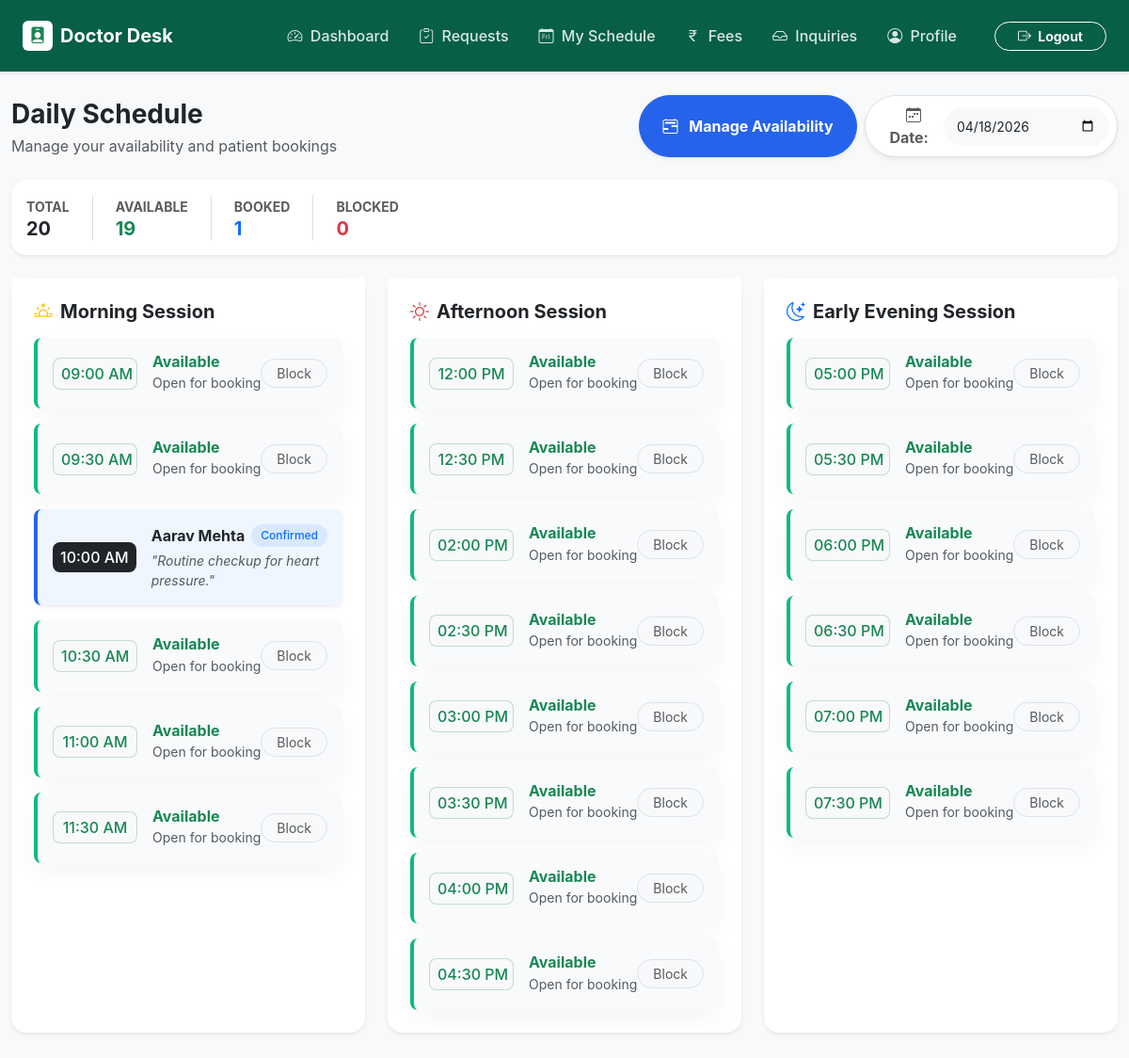
Screenshot of /doctor/schedule.php?date=2026-04-18 (signed in) with the database file from the repository.
### tables this page shows
CREATE TABLE `appointments` (
  `id` int(11) NOT NULL,
  `patient_id` int(11) DEFAULT NULL,
  `doctor_id` int(11) DEFAULT NULL,
  `appointment_date` date DEFAULT NULL,
  `appointment_time` time DEFAULT NULL,
  `appointment_end_time` time DEFAULT NULL,
  `reason` text DEFAULT NULL,
  `status` enum('Pending','Approved','Rejected','Cancelled') DEFAULT 'Pending',
  `created_at` timestamp NOT NULL DEFAULT current_timestamp()
);

CREATE TABLE `patients` (
  `id` int(11) NOT NULL,
  `name` varchar(100) NOT NULL,
  `email` varchar(100) DEFAULT NULL,
  `phone` varchar(15) DEFAULT NULL,
  `password` varchar(255) NOT NULL,
  `created_at` timestamp NOT NULL DEFAULT current_timestamp()
);

### doctor/schedule.php (the view, shortened to what this page needs)
<?php
include "../includes/db.php";
$doctor_id = $_SESSION['doctor_id'];
$time_slots = [
    'Morning' => ['09:00 AM', '09:30 AM', '10:00 AM', '10:30 AM', '11:00 AM', '11:30 AM'],
    'Afternoon' => ['12:00 PM', '12:30 PM', '02:00 PM', '02:30 PM', '03:00 PM', '03:30 PM', '04:00 PM', '04:30 PM'],
    'Early Evening' => ['05:00 PM', '05:30 PM', '06:00 PM', '06:30 PM', '07:00 PM', '07:30 PM']
];
$selected_date = isset($_GET['date']) ? mysqli_real_escape_string($conn, $_GET['date']) : date('Y-m-d');
$query = "SELECT a.*, p.name as patient_name, p.phone as patient_phone
          FROM appointments a
          JOIN patients p ON a.patient_id = p.id
          WHERE a.doctor_id = '$doctor_id'
          AND a.appointment_date = '$selected_date'
          AND a.status IN ('Approved', 'Pending')";
$result = mysqli_query($conn, $query);
$booked_slots = [];
$total_booked = 0;
if ($result && mysqli_num_rows($result) > 0) {
    while ($row = mysqli_fetch_assoc($result)) {
        $time_key = date('H:i', strtotime($row['appointment_time']));
        $booked_slots[$time_key] = $row;
        $total_booked++;
    }
}
$blocked_slots_array = [];
$total_blocked = 0;
$total_slots = 20;
$available_slots = $total_slots - $total_booked - $total_blocked;
include "../includes/doctor-header.php";
?>
<div class="container-fluid pb-5">
    <div class="row mb-4 align-items-end">
        <div class="col-md-5">
            <h3 class="fw-bold text-dark mb-1">Daily Schedule</h3>
            <p class="text-muted mb-0">Manage your availability and patient bookings</p>
        </div>
        <div class="col-md-7 text-md-end mt-3 mt-md-0 d-flex flex-column flex-md-row justify-content-md-end gap-2">
            <button class="btn btn-primary rounded-pill px-4 fw-bold shadow-sm" data-bs-toggle="modal" data-bs-target="#bulkManageModal">
                <i class="bi bi-calendar2-range me-2"></i> Manage Availability
            </button>
            <form method="GET" class="d-inline-flex align-items-center bg-white p-2 rounded-pill shadow-sm border">
                <label for="datePicker" class="fw-bold text-muted px-3 mb-0"><i class="bi bi-calendar-week me-2"></i>Date:</label>
                <input type="date" id="datePicker" name="date" class="form-control border-0 bg-light rounded-pill"
                       value="<?php echo $selected_date; ?>" onchange="this.form.submit()" style="cursor: pointer;">
            </form>
        </div>
    </div>
    <div class="row mb-4">
        <div class="col-12">
            <div class="card border-0 shadow-sm rounded-4 p-3 d-flex flex-row gap-4 bg-white flex-wrap">
                <div><span class="text-muted small fw-bold text-uppercase">Total</span><h5 class="fw-bold mb-0"><?php echo $total_slots; ?></h5></div>
                <div class="border-start ps-4"><span class="text-muted small fw-bold text-uppercase">Available</span><h5 class="fw-bold text-success mb-0"><?php echo $available_slots; ?></h5></div>
                <div class="border-start ps-4"><span class="text-muted small fw-bold text-uppercase">Booked</span><h5 class="fw-bold text-primary mb-0"><?php echo $total_booked; ?></h5></div>
                <div class="border-start ps-4"><span class="text-muted small fw-bold text-uppercase">Blocked</span><h5 class="fw-bold text-danger mb-0"><?php echo $total_blocked; ?></h5></div>
            </div>
        </div>
    </div>
    <div class="row g-4">
        <?php foreach ($time_slots as $session_name => $slots) {
            if ($session_name === 'Morning') $icon = '<i class="bi bi-sunrise text-warning me-2"></i>';
            elseif ($session_name === 'Afternoon') $icon = '<i class="bi bi-sun text-danger me-2"></i>';
            else $icon = '<i class="bi bi-moon-stars text-primary me-2"></i>';
        ?>
        <div class="col-xl-4 col-lg-6">
            <div class="card border-0 shadow-sm rounded-4 h-100">
                <div class="card-header bg-white border-bottom-0 pt-4 pb-2 px-4">
                    <h5 class="fw-bold text-dark mb-0"><?php echo $icon . $session_name; ?> Session</h5>
                </div>
                <div class="card-body px-4 pt-2 pb-4">
                    <div class="d-flex flex-column gap-3">
                        <?php
                        foreach ($slots as $time) {
                            $time_24hr = date('H:i', strtotime($time));
                            if (array_key_exists($time_24hr, $booked_slots)) {
                                $appointment = $booked_slots[$time_24hr];
                                $is_pending = ($appointment['status'] == 'Pending');
                                $card_class = $is_pending ? 'slot-pending' : 'slot-booked';
                        ?>
                                <div class="card slot-card <?php echo $card_class; ?> border-top-0 border-bottom-0 border-end-0 shadow-sm p-3 rounded-3">
                                    <div class="d-flex align-items-center">
                                        <div class="time-badge badge bg-dark text-white p-2 rounded-3 me-3 fs-6"><?php echo $time; ?></div>
                                        <div class="flex-grow-1">
                                            <div class="d-flex justify-content-between align-items-center mb-1">
                                                <h6 class="fw-bold mb-0 text-dark"><?php echo $appointment['patient_name']; ?></h6>
                                                <?php if($is_pending) { echo '<span class="badge bg-warning text-dark small rounded-pill">Pending</span>'; } else { echo '<span class="badge bg-primary bg-opacity-10 text-primary small rounded-pill">Confirmed</span>'; } ?>
                                            </div>
                                            <p class="text-muted small mb-0 fst-italic">"<?php echo htmlspecialchars($appointment['reason']); ?>"</p>
                                        </div>
                                    </div>
                                </div>
                        <?php } else { ?>
                                <div class="card slot-card slot-available border-top-0 border-bottom-0 border-end-0 p-3 rounded-3">
                                    <div class="d-flex align-items-center justify-content-between">
                                        <div class="d-flex align-items-center">
                                            <div class="time-badge badge bg-light text-success border border-success border-opacity-25 p-2 rounded-3 me-3 fs-6"><?php echo $time; ?></div>
                                            <div><h6 class="fw-bold text-success mb-0">Available</h6><small class="text-muted">Open for booking</small></div>
                                        </div>
                                        <form method="POST" class="m-0">
                                            <button type="submit" name="block_slot" class="btn btn-sm btn-light border rounded-pill px-3 text-muted">Block</button>
                                        </form>
                                    </div>
                                </div>
                        <?php } } ?>
                    </div>
                </div>
            </div>
        </div>
        <?php } ?>
    </div>
</div>
<?php include "../includes/footer.php"; ?>

### assets/css/react-theme.css (style rules this page uses)
:root { --primary: #2563eb; --primary-dark: #1e40af; --bg-main: #f5f7fb; --bg-card: #ffffff; --text-dark: #1f2937; --text-muted: #6b7280; --border-light: #e5e7eb; }
body { margin: 0; font-family: "Inter", "Segoe UI", Arial, sans-serif; background-color: var(--bg-main); color: var(--text-dark); }
.card { background: var(--bg-card); border-radius: 12px; border: 1px solid var(--border-light); box-shadow: 0 10px 25px rgba(0, 0, 0, 0.04); }
.btn-primary { background-color: var(--primary); border-color: var(--primary); border-radius: 10px; font-weight: 500; }
.form-control, .form-select { border-radius: 10px; border: 1px solid var(--border-light); padding: 10px 14px; font-size: 14px; }
.badge { padding: 6px 10px; font-size: 12px; border-radius: 20px; font-weight: 500; }

### includes/doctor-header.php (style rules this page uses)
body { background-color: #f8f9fa; }

### doctor/schedule.php (style rules this page uses)
.slot-card { transition: all 0.2s ease; border-left: 4px solid transparent; }
.slot-available { background-color: #f8fafc; border-left-color: #10b981; }
.slot-booked { background-color: #eff6ff; border-left-color: #2563eb; }
.time-badge { width: 90px; text-align: center; }

### rows the page displays
appointments: time "10:00 AM", patient.name "Aarav Mehta", status "Confirmed", reason "Routine checkup for heart pressure."

### other values shown
$total_slots "20"
$available_slots "19"
$total_booked "1"
$total_blocked "0"
$session_name "Morning"
$time "09:00 AM"
$time "09:30 AM"
$time "10:30 AM"
$time "11:00 AM"
$time "11:30 AM"
$session_name "Afternoon"
$time "12:00 PM"
$time "12:30 PM"
$time "02:00 PM"
$time "02:30 PM"
